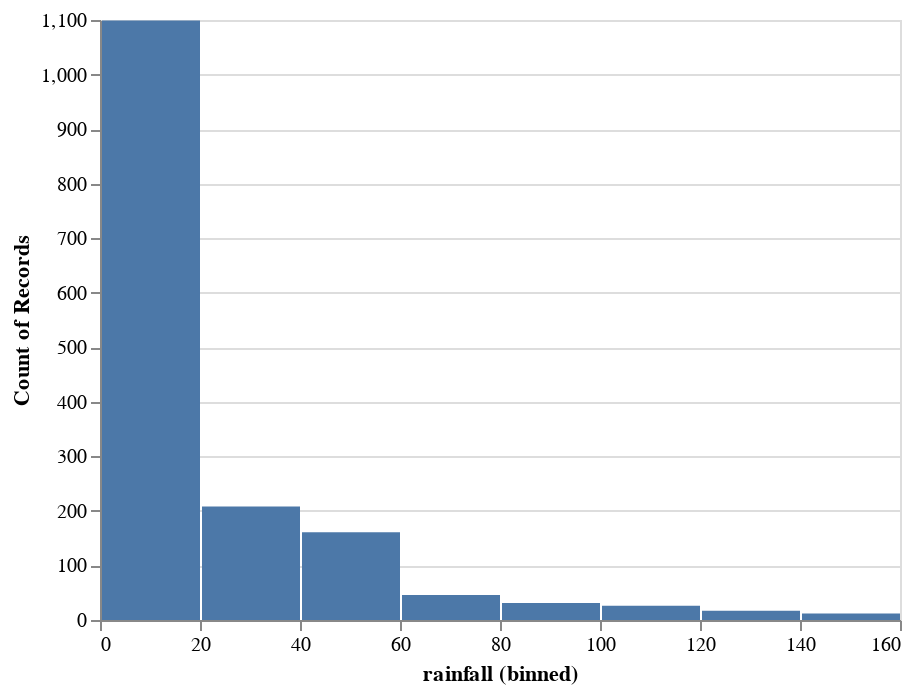

Source (notebook cell):
### Code cell
alt.Chart(world.df_features).mark_bar().encode(
    alt.X("rainfall", bin=True),
    y='count()',
)

### Figure 1 — Vega-Lite specification as saved in the notebook (floating-point values rounded to 4 significant figures; data arrays with more than 128 entries replaced by an {"elided": "..."} marker saying what was removed)
{"$schema": "https://vega.github.io/schema/vega-lite/v2.6.0.json", "config": {"view": {"height": 300, "width": 400}}, "data": {"name": "data-64f8545b674dead98a5b624a6eb670fb"}, "datasets": {"data-64f8545b674dead98a5b624a6eb670fb": {"elided": "1600 records"}}, "encoding": {"x": {"bin": true, "field": "rainfall", "type": "quantitative"}, "y": {"aggregate": "count", "type": "quantitative"}}, "mark": "bar"}
